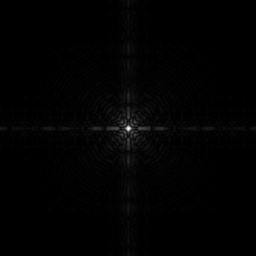
#> input picture Lab Assignment 3/Fig0305(a)(DFT_no_log)/Fig0305(a)(DFT_no_log).tif, 256 x 256 px
$ python DFT_no_log.py
#> lines starting #> are read from the running program, lines starting #| are printed output that depends on the picture
from PIL import Image
import numpy as np
import matplotlib.pyplot as plt
import os

script_dir = os.path.dirname(os.path.abspath(__file__))

img_path = os.path.join(script_dir, "Fig0305(a)(DFT_no_log).tif")

img = Image.open(img_path).convert("L")
#> img is the input picture: PIL image 256x256 L; min 0, max 255, mean 2.1
img = np.array(img, dtype=np.float32)
#> img: shape (256, 256) float32

# Log transformation: s = c * log(1 + r), c = 1
log_img = np.log(1 + img)
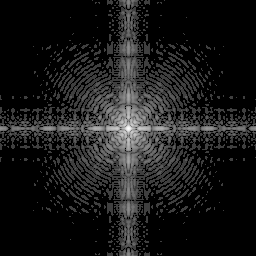
#> log_img: shape (256, 256) float32; min 0, max 5.55, mean 0.56; drawn with min black and max white

log_img = (log_img / log_img.max()) * 255
log_img = log_img.astype(np.uint8)

plt.figure(figsize=(8,4))

plt.subplot(1,2,1)
plt.title("Original Image")
plt.imshow(img, cmap='gray')
plt.axis('off')

plt.subplot(1,2,2)
plt.title("Log Transformed Image")
plt.imshow(log_img, cmap='gray')
plt.axis('off')

plt.show()
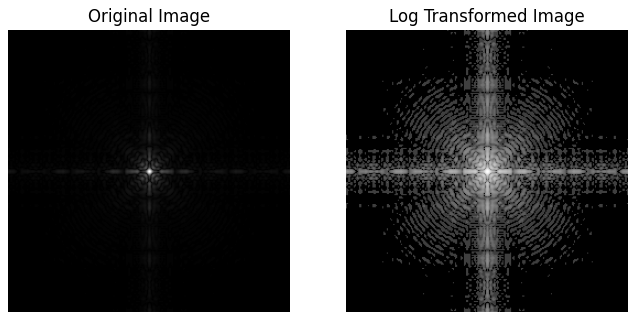
#> figure drawn by matplotlib, 2 panels
